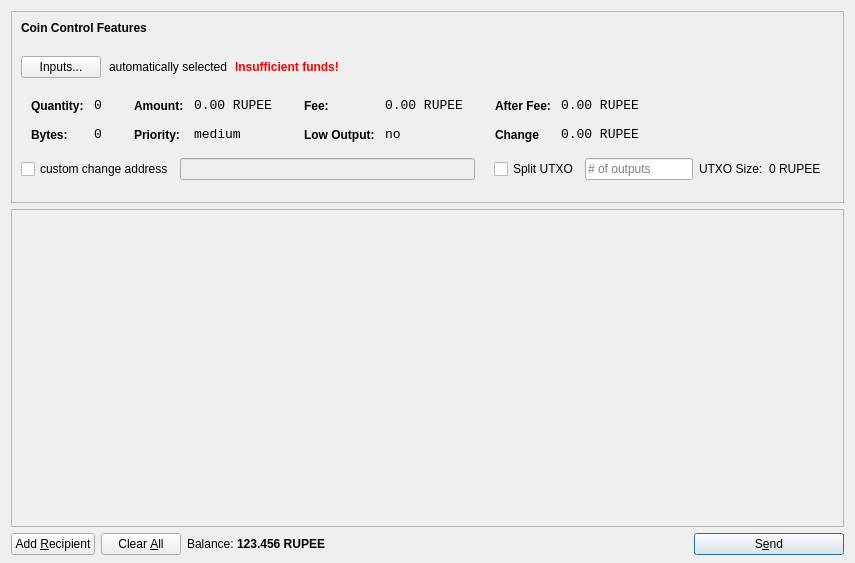
<?xml version="1.0" encoding="UTF-8"?>
<ui version="4.0">
 <class>SendCoinsDialog</class>
 <widget class="QDialog" name="SendCoinsDialog">
  <property name="geometry">
   <rect>
    <x>0</x>
    <y>0</y>
    <width>855</width>
    <height>563</height>
   </rect>
  </property>
  <property name="windowTitle">
   <string>Send Coins</string>
  </property>
  <layout class="QVBoxLayout" name="verticalLayout" stretch="0,1,0">
   <property name="bottomMargin">
    <number>8</number>
   </property>
   <item>
    <widget class="QFrame" name="frameCoinControl">
     <property name="sizePolicy">
      <sizepolicy hsizetype="Expanding" vsizetype="Expanding">
       <horstretch>0</horstretch>
       <verstretch>0</verstretch>
      </sizepolicy>
     </property>
     <property name="maximumSize">
      <size>
       <width>16777215</width>
       <height>16777215</height>
      </size>
     </property>
     <property name="frameShape">
      <enum>QFrame::StyledPanel</enum>
     </property>
     <property name="frameShadow">
      <enum>QFrame::Sunken</enum>
     </property>
     <layout class="QGridLayout" name="gridLayout">
      <item row="0" column="0">
       <layout class="QHBoxLayout" name="horizontalLayoutCoinControl1">
        <property name="bottomMargin">
         <number>15</number>
        </property>
        <item>
         <widget class="QLabel" name="labelCoinControlFeatures">
          <property name="sizePolicy">
           <sizepolicy hsizetype="Preferred" vsizetype="Maximum">
            <horstretch>0</horstretch>
            <verstretch>0</verstretch>
           </sizepolicy>
          </property>
          <property name="font">
           <font>
            <weight>75</weight>
            <bold>true</bold>
           </font>
          </property>
          <property name="styleSheet">
           <string notr="true">font-weight:bold;</string>
          </property>
          <property name="text">
           <string>Coin Control Features</string>
          </property>
         </widget>
        </item>
       </layout>
      </item>
      <item row="1" column="0">
       <layout class="QHBoxLayout" name="horizontalLayoutCoinControl2" stretch="0,0,0,0">
        <property name="spacing">
         <number>8</number>
        </property>
        <property name="bottomMargin">
         <number>10</number>
        </property>
        <item>
         <widget class="QPushButton" name="pushButtonCoinControl">
          <property name="styleSheet">
           <string notr="true"/>
          </property>
          <property name="text">
           <string>Inputs...</string>
          </property>
         </widget>
        </item>
        <item>
         <widget class="QLabel" name="labelCoinControlAutomaticallySelected">
          <property name="text">
           <string>automatically selected</string>
          </property>
          <property name="margin">
           <number>5</number>
          </property>
         </widget>
        </item>
        <item>
         <widget class="QLabel" name="labelCoinControlInsuffFunds">
          <property name="font">
           <font>
            <weight>75</weight>
            <bold>true</bold>
           </font>
          </property>
          <property name="styleSheet">
           <string notr="true">color:red;font-weight:bold;</string>
          </property>
          <property name="text">
           <string>Insufficient funds!</string>
          </property>
          <property name="margin">
           <number>5</number>
          </property>
         </widget>
        </item>
        <item>
         <spacer name="horizontalSpacerCoinControl">
          <property name="orientation">
           <enum>Qt::Horizontal</enum>
          </property>
          <property name="sizeHint" stdset="0">
           <size>
            <width>40</width>
            <height>1</height>
           </size>
          </property>
         </spacer>
        </item>
       </layout>
      </item>
      <item row="2" column="0">
       <widget class="QWidget" name="widgetCoinControl" native="true">
        <property name="sizePolicy">
         <sizepolicy hsizetype="Preferred" vsizetype="Preferred">
          <horstretch>0</horstretch>
          <verstretch>0</verstretch>
         </sizepolicy>
        </property>
        <property name="minimumSize">
         <size>
          <width>0</width>
          <height>0</height>
         </size>
        </property>
        <property name="styleSheet">
         <string notr="true"/>
        </property>
        <layout class="QHBoxLayout" name="horizontalLayoutCoinControl5">
         <property name="leftMargin">
          <number>0</number>
         </property>
         <property name="topMargin">
          <number>0</number>
         </property>
         <property name="rightMargin">
          <number>0</number>
         </property>
         <property name="bottomMargin">
          <number>0</number>
         </property>
         <item>
          <layout class="QHBoxLayout" name="horizontalLayoutCoinControl3" stretch="0,0,0,1">
           <property name="spacing">
            <number>20</number>
           </property>
           <property name="topMargin">
            <number>0</number>
           </property>
           <property name="bottomMargin">
            <number>10</number>
           </property>
           <item>
            <layout class="QFormLayout" name="formLayoutCoinControl1">
             <property name="horizontalSpacing">
              <number>10</number>
             </property>
             <property name="verticalSpacing">
              <number>14</number>
             </property>
             <property name="leftMargin">
              <number>10</number>
             </property>
             <property name="topMargin">
              <number>4</number>
             </property>
             <property name="rightMargin">
              <number>6</number>
             </property>
             <item row="0" column="0">
              <widget class="QLabel" name="labelCoinControlQuantityText">
               <property name="styleSheet">
                <string notr="true">font-weight:bold;</string>
               </property>
               <property name="text">
                <string>Quantity:</string>
               </property>
               <property name="margin">
                <number>0</number>
               </property>
              </widget>
             </item>
             <item row="0" column="1">
              <widget class="QLabel" name="labelCoinControlQuantity">
               <property name="font">
                <font>
                 <family>Monospace</family>
                 <pointsize>10</pointsize>
                </font>
               </property>
               <property name="cursor">
                <cursorShape>IBeamCursor</cursorShape>
               </property>
               <property name="contextMenuPolicy">
                <enum>Qt::ActionsContextMenu</enum>
               </property>
               <property name="text">
                <string>0</string>
               </property>
               <property name="margin">
                <number>0</number>
               </property>
               <property name="textInteractionFlags">
                <set>Qt::LinksAccessibleByMouse|Qt::TextSelectableByKeyboard|Qt::TextSelectableByMouse</set>
               </property>
              </widget>
             </item>
             <item row="1" column="0">
              <widget class="QLabel" name="labelCoinControlBytesText">
               <property name="styleSheet">
                <string notr="true">font-weight:bold;</string>
               </property>
               <property name="text">
                <string>Bytes:</string>
               </property>
              </widget>
             </item>
             <item row="1" column="1">
              <widget class="QLabel" name="labelCoinControlBytes">
               <property name="font">
                <font>
                 <family>Monospace</family>
                 <pointsize>10</pointsize>
                </font>
               </property>
               <property name="cursor">
                <cursorShape>IBeamCursor</cursorShape>
               </property>
               <property name="contextMenuPolicy">
                <enum>Qt::ActionsContextMenu</enum>
               </property>
               <property name="text">
                <string>0</string>
               </property>
               <property name="textInteractionFlags">
                <set>Qt::LinksAccessibleByMouse|Qt::TextSelectableByKeyboard|Qt::TextSelectableByMouse</set>
               </property>
              </widget>
             </item>
            </layout>
           </item>
           <item>
            <layout class="QFormLayout" name="formLayoutCoinControl2">
             <property name="horizontalSpacing">
              <number>10</number>
             </property>
             <property name="verticalSpacing">
              <number>14</number>
             </property>
             <property name="leftMargin">
              <number>6</number>
             </property>
             <property name="topMargin">
              <number>4</number>
             </property>
             <property name="rightMargin">
              <number>6</number>
             </property>
             <item row="0" column="0">
              <widget class="QLabel" name="labelCoinControlAmountText">
               <property name="styleSheet">
                <string notr="true">font-weight:bold;</string>
               </property>
               <property name="text">
                <string>Amount:</string>
               </property>
               <property name="margin">
                <number>0</number>
               </property>
              </widget>
             </item>
             <item row="0" column="1">
              <widget class="QLabel" name="labelCoinControlAmount">
               <property name="font">
                <font>
                 <family>Monospace</family>
                 <pointsize>10</pointsize>
                </font>
               </property>
               <property name="cursor">
                <cursorShape>IBeamCursor</cursorShape>
               </property>
               <property name="contextMenuPolicy">
                <enum>Qt::ActionsContextMenu</enum>
               </property>
               <property name="text">
                <string>0.00 RUPEE</string>
               </property>
               <property name="textInteractionFlags">
                <set>Qt::LinksAccessibleByMouse|Qt::TextSelectableByKeyboard|Qt::TextSelectableByMouse</set>
               </property>
              </widget>
             </item>
             <item row="1" column="0">
              <widget class="QLabel" name="labelCoinControlPriorityText">
               <property name="styleSheet">
                <string notr="true">font-weight:bold;</string>
               </property>
               <property name="text">
                <string>Priority:</string>
               </property>
              </widget>
             </item>
             <item row="1" column="1">
              <widget class="QLabel" name="labelCoinControlPriority">
               <property name="font">
                <font>
                 <family>Monospace</family>
                 <pointsize>10</pointsize>
                </font>
               </property>
               <property name="cursor">
                <cursorShape>IBeamCursor</cursorShape>
               </property>
               <property name="contextMenuPolicy">
                <enum>Qt::ActionsContextMenu</enum>
               </property>
               <property name="text">
                <string>medium</string>
               </property>
               <property name="textInteractionFlags">
                <set>Qt::LinksAccessibleByMouse|Qt::TextSelectableByKeyboard|Qt::TextSelectableByMouse</set>
               </property>
              </widget>
             </item>
            </layout>
           </item>
           <item>
            <layout class="QFormLayout" name="formLayoutCoinControl3">
             <property name="horizontalSpacing">
              <number>10</number>
             </property>
             <property name="verticalSpacing">
              <number>14</number>
             </property>
             <property name="leftMargin">
              <number>6</number>
             </property>
             <property name="topMargin">
              <number>4</number>
             </property>
             <property name="rightMargin">
              <number>6</number>
             </property>
             <item row="0" column="0">
              <widget class="QLabel" name="labelCoinControlFeeText">
               <property name="styleSheet">
                <string notr="true">font-weight:bold;</string>
               </property>
               <property name="text">
                <string>Fee:</string>
               </property>
               <property name="margin">
                <number>0</number>
               </property>
              </widget>
             </item>
             <item row="0" column="1">
              <widget class="QLabel" name="labelCoinControlFee">
               <property name="font">
                <font>
                 <family>Monospace</family>
                 <pointsize>10</pointsize>
                </font>
               </property>
               <property name="cursor">
                <cursorShape>IBeamCursor</cursorShape>
               </property>
               <property name="contextMenuPolicy">
                <enum>Qt::ActionsContextMenu</enum>
               </property>
               <property name="text">
                <string>0.00 RUPEE</string>
               </property>
               <property name="textInteractionFlags">
                <set>Qt::LinksAccessibleByMouse|Qt::TextSelectableByKeyboard|Qt::TextSelectableByMouse</set>
               </property>
              </widget>
             </item>
             <item row="1" column="0">
              <widget class="QLabel" name="labelCoinControlLowOutputText">
               <property name="styleSheet">
                <string notr="true">font-weight:bold;</string>
               </property>
               <property name="text">
                <string>Low Output:</string>
               </property>
              </widget>
             </item>
             <item row="1" column="1">
              <widget class="QLabel" name="labelCoinControlLowOutput">
               <property name="font">
                <font>
                 <family>Monospace</family>
                 <pointsize>10</pointsize>
                </font>
               </property>
               <property name="cursor">
                <cursorShape>IBeamCursor</cursorShape>
               </property>
               <property name="contextMenuPolicy">
                <enum>Qt::ActionsContextMenu</enum>
               </property>
               <property name="text">
                <string>no</string>
               </property>
               <property name="textInteractionFlags">
                <set>Qt::LinksAccessibleByMouse|Qt::TextSelectableByKeyboard|Qt::TextSelectableByMouse</set>
               </property>
              </widget>
             </item>
            </layout>
           </item>
           <item>
            <layout class="QFormLayout" name="formLayoutCoinControl4">
             <property name="horizontalSpacing">
              <number>10</number>
             </property>
             <property name="verticalSpacing">
              <number>14</number>
             </property>
             <property name="leftMargin">
              <number>6</number>
             </property>
             <property name="topMargin">
              <number>4</number>
             </property>
             <property name="rightMargin">
              <number>6</number>
             </property>
             <item row="0" column="0">
              <widget class="QLabel" name="labelCoinControlAfterFeeText">
               <property name="styleSheet">
                <string notr="true">font-weight:bold;</string>
               </property>
               <property name="text">
                <string>After Fee:</string>
               </property>
               <property name="margin">
                <number>0</number>
               </property>
              </widget>
             </item>
             <item row="0" column="1">
              <widget class="QLabel" name="labelCoinControlAfterFee">
               <property name="font">
                <font>
                 <family>Monospace</family>
                 <pointsize>10</pointsize>
                </font>
               </property>
               <property name="cursor">
                <cursorShape>IBeamCursor</cursorShape>
               </property>
               <property name="contextMenuPolicy">
                <enum>Qt::ActionsContextMenu</enum>
               </property>
               <property name="text">
                <string>0.00 RUPEE</string>
               </property>
               <property name="textInteractionFlags">
                <set>Qt::LinksAccessibleByMouse|Qt::TextSelectableByKeyboard|Qt::TextSelectableByMouse</set>
               </property>
              </widget>
             </item>
             <item row="1" column="0">
              <widget class="QLabel" name="labelCoinControlChangeText">
               <property name="styleSheet">
                <string notr="true">font-weight:bold;</string>
               </property>
               <property name="text">
                <string>Change</string>
               </property>
              </widget>
             </item>
             <item row="1" column="1">
              <widget class="QLabel" name="labelCoinControlChange">
               <property name="font">
                <font>
                 <family>Monospace</family>
                 <pointsize>10</pointsize>
                </font>
               </property>
               <property name="cursor">
                <cursorShape>IBeamCursor</cursorShape>
               </property>
               <property name="contextMenuPolicy">
                <enum>Qt::ActionsContextMenu</enum>
               </property>
               <property name="text">
                <string>0.00 RUPEE</string>
               </property>
               <property name="textInteractionFlags">
                <set>Qt::LinksAccessibleByMouse|Qt::TextSelectableByKeyboard|Qt::TextSelectableByMouse</set>
               </property>
              </widget>
             </item>
            </layout>
           </item>
          </layout>
         </item>
        </layout>
       </widget>
      </item>
      <item row="3" column="0">
       <layout class="QHBoxLayout" name="horizontalLayout_3">
        <item>
         <widget class="QCheckBox" name="checkBoxCoinControlChange">
          <property name="text">
           <string>custom change address</string>
          </property>
         </widget>
        </item>
        <item>
         <widget class="QLineEdit" name="lineEditCoinControlChange">
          <property name="enabled">
           <bool>false</bool>
          </property>
          <property name="sizePolicy">
           <sizepolicy hsizetype="Expanding" vsizetype="Fixed">
            <horstretch>0</horstretch>
            <verstretch>0</verstretch>
           </sizepolicy>
          </property>
         </widget>
        </item>
        <item>
         <widget class="QLabel" name="labelCoinControlChangeLabel">
          <property name="sizePolicy">
           <sizepolicy hsizetype="Preferred" vsizetype="Expanding">
            <horstretch>0</horstretch>
            <verstretch>0</verstretch>
           </sizepolicy>
          </property>
          <property name="minimumSize">
           <size>
            <width>0</width>
            <height>0</height>
           </size>
          </property>
          <property name="text">
           <string/>
          </property>
          <property name="margin">
           <number>3</number>
          </property>
         </widget>
        </item>
        <item>
         <widget class="QCheckBox" name="splitBlockCheckBox">
          <property name="text">
           <string>Split UTXO</string>
          </property>
         </widget>
        </item>
        <item>
         <widget class="QLineEdit" name="splitBlockLineEdit">
          <property name="sizePolicy">
           <sizepolicy hsizetype="Fixed" vsizetype="Fixed">
            <horstretch>50</horstretch>
            <verstretch>0</verstretch>
           </sizepolicy>
          </property>
          <property name="placeholderText">
           <string># of outputs</string>
          </property>
         </widget>
        </item>
        <item>
         <widget class="QLabel" name="labelBlockSizeText">
          <property name="text">
           <string>UTXO Size:</string>
          </property>
         </widget>
        </item>
        <item>
         <widget class="QLabel" name="labelBlockSize">
          <property name="text">
           <string>0 RUPEE</string>
          </property>
         </widget>
        </item>
        <item>
         <widget class="QLabel" name="labelCoinControlChangeLabel_2">
          <property name="sizePolicy">
           <sizepolicy hsizetype="Preferred" vsizetype="Expanding">
            <horstretch>0</horstretch>
            <verstretch>0</verstretch>
           </sizepolicy>
          </property>
          <property name="minimumSize">
           <size>
            <width>0</width>
            <height>0</height>
           </size>
          </property>
          <property name="text">
           <string/>
          </property>
          <property name="margin">
           <number>3</number>
          </property>
         </widget>
        </item>
       </layout>
      </item>
      <item row="4" column="0">
       <spacer name="verticalSpacerCoinControl">
        <property name="orientation">
         <enum>Qt::Vertical</enum>
        </property>
        <property name="sizeHint" stdset="0">
         <size>
          <width>800</width>
          <height>13</height>
         </size>
        </property>
       </spacer>
      </item>
     </layout>
    </widget>
   </item>
   <item>
    <widget class="QScrollArea" name="scrollArea">
     <property name="widgetResizable">
      <bool>true</bool>
     </property>
     <widget class="QWidget" name="scrollAreaWidgetContents">
      <property name="geometry">
       <rect>
        <x>0</x>
        <y>0</y>
        <width>835</width>
        <height>283</height>
       </rect>
      </property>
      <layout class="QVBoxLayout" name="verticalLayout_2">
       <property name="leftMargin">
        <number>0</number>
       </property>
       <property name="topMargin">
        <number>0</number>
       </property>
       <property name="rightMargin">
        <number>0</number>
       </property>
       <property name="bottomMargin">
        <number>0</number>
       </property>
       <item>
        <layout class="QVBoxLayout" name="entries">
         <property name="spacing">
          <number>6</number>
         </property>
        </layout>
       </item>
       <item>
        <spacer name="verticalSpacer">
         <property name="orientation">
          <enum>Qt::Vertical</enum>
         </property>
         <property name="sizeHint" stdset="0">
          <size>
           <width>20</width>
           <height>40</height>
          </size>
         </property>
        </spacer>
       </item>
      </layout>
     </widget>
    </widget>
   </item>
   <item>
    <layout class="QHBoxLayout" name="horizontalLayout">
     <item>
      <widget class="QPushButton" name="addButton">
       <property name="toolTip">
        <string>Send to multiple recipients at once</string>
       </property>
       <property name="text">
        <string>Add &amp;Recipient</string>
       </property>
       <property name="icon">
        <iconset resource="../bitcoin.qrc">
         <normaloff>:/icons/add</normaloff>:/icons/add</iconset>
       </property>
       <property name="autoDefault">
        <bool>false</bool>
       </property>
      </widget>
     </item>
     <item>
      <widget class="QPushButton" name="clearButton">
       <property name="sizePolicy">
        <sizepolicy hsizetype="Minimum" vsizetype="Fixed">
         <horstretch>0</horstretch>
         <verstretch>0</verstretch>
        </sizepolicy>
       </property>
       <property name="toolTip">
        <string>Remove all transaction fields</string>
       </property>
       <property name="text">
        <string>Clear &amp;All</string>
       </property>
       <property name="icon">
        <iconset resource="../bitcoin.qrc">
         <normaloff>:/icons/remove</normaloff>:/icons/remove</iconset>
       </property>
       <property name="autoRepeatDelay">
        <number>300</number>
       </property>
       <property name="autoDefault">
        <bool>false</bool>
       </property>
      </widget>
     </item>
     <item>
      <layout class="QHBoxLayout" name="horizontalLayout_2">
       <property name="spacing">
        <number>3</number>
       </property>
       <item>
        <widget class="QLabel" name="label">
         <property name="sizePolicy">
          <sizepolicy hsizetype="Preferred" vsizetype="Fixed">
           <horstretch>0</horstretch>
           <verstretch>0</verstretch>
          </sizepolicy>
         </property>
         <property name="text">
          <string>Balance:</string>
         </property>
        </widget>
       </item>
       <item>
        <widget class="QLabel" name="labelBalance">
         <property name="sizePolicy">
          <sizepolicy hsizetype="Preferred" vsizetype="Fixed">
           <horstretch>0</horstretch>
           <verstretch>0</verstretch>
          </sizepolicy>
         </property>
         <property name="font">
          <font>
           <weight>75</weight>
           <bold>true</bold>
          </font>
         </property>
         <property name="cursor">
          <cursorShape>IBeamCursor</cursorShape>
         </property>
         <property name="text">
          <string>123.456 RUPEE</string>
         </property>
         <property name="textInteractionFlags">
          <set>Qt::LinksAccessibleByMouse|Qt::TextSelectableByKeyboard|Qt::TextSelectableByMouse</set>
         </property>
        </widget>
       </item>
      </layout>
     </item>
     <item>
      <spacer name="horizontalSpacer">
       <property name="orientation">
        <enum>Qt::Horizontal</enum>
       </property>
       <property name="sizeHint" stdset="0">
        <size>
         <width>40</width>
         <height>20</height>
        </size>
       </property>
      </spacer>
     </item>
     <item>
      <widget class="QPushButton" name="sendButton">
       <property name="minimumSize">
        <size>
         <width>150</width>
         <height>0</height>
        </size>
       </property>
       <property name="toolTip">
        <string>Confirm the send action</string>
       </property>
       <property name="text">
        <string>S&amp;end</string>
       </property>
       <property name="icon">
        <iconset resource="../bitcoin.qrc">
         <normaloff>:/icons/send</normaloff>:/icons/send</iconset>
       </property>
       <property name="default">
        <bool>true</bool>
       </property>
      </widget>
     </item>
    </layout>
   </item>
  </layout>
 </widget>
 <resources>
  <include location="../bitcoin.qrc"/>
 </resources>
 <connections/>
</ui>
